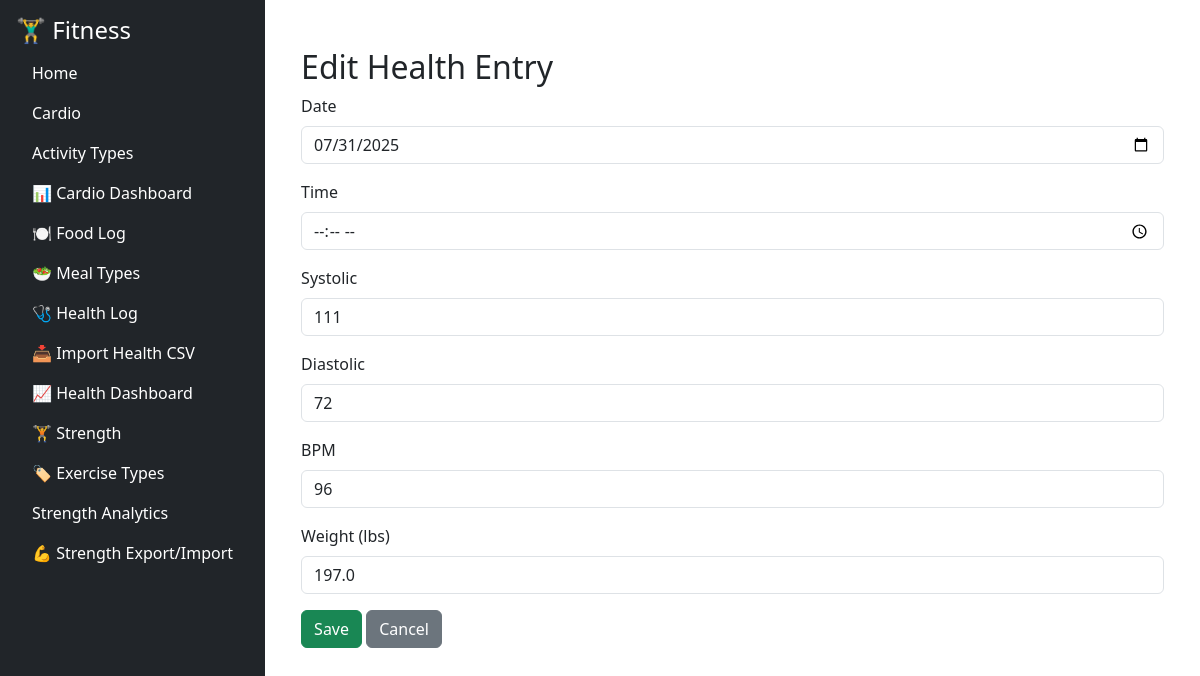
The app's page /health/health/edit/20 with its own data.
### tables this page shows
CREATE TABLE health_log (
            id INTEGER PRIMARY KEY AUTOINCREMENT,
            date TEXT NOT NULL,
            time TEXT,
            systolic INTEGER,
            diastolic INTEGER,
            bpm INTEGER,
            weight REAL,
            bmi REAL
        );

### fitness/health/routes/health_routes.py (the view, shortened to what this page needs)
@health_bp.route('/health/edit/<int:id>', methods=['GET', 'POST'])
def health_edit(id):
    conn = get_connection()
    cur = conn.cursor()
    record = cur.execute("SELECT * FROM health_log WHERE id=?", (id,)).fetchone()
    conn.close()
    return render_template('health_form.html', record=record)

### fitness/db/db.py (called while the page is built)
def get_connection():
    conn = sqlite3.connect(DB_PATH)
    conn.row_factory = sqlite3.Row
    return conn

### fitness/health/templates/health_form.html
{% extends 'base.html' %}
{% block content %}
<div class="container mt-4">
  <h2>{{ 'Edit' if record else 'Add' }} Health Entry</h2>
  <form method="POST">
    <div class="mb-3">
      <label class="form-label">Date</label>
      <input type="date" name="date" class="form-control"
             value="{{ record['date'] if record else '' }}" required>
    </div>
    <div class="mb-3">
      <label class="form-label">Time</label>
      <input type="time" name="time" class="form-control"
             value="{{ record['time'] if record else '' }}">
    </div>
    <div class="mb-3">
      <label class="form-label">Systolic</label>
      <input type="number" name="systolic" class="form-control"
             value="{{ record['systolic'] if record else '' }}">
    </div>
    <div class="mb-3">
      <label class="form-label">Diastolic</label>
      <input type="number" name="diastolic" class="form-control"
             value="{{ record['diastolic'] if record else '' }}">
    </div>
    <div class="mb-3">
      <label class="form-label">BPM</label>
      <input type="number" name="bpm" class="form-control"
             value="{{ record['bpm'] if record else '' }}">
    </div>
    <div class="mb-3">
      <label class="form-label">Weight (lbs)</label>
      <input type="number" step="0.1" name="weight" class="form-control"
             value="{{ record['weight'] if record else '' }}">
    </div>
    <button type="submit" class="btn btn-success">Save</button>
    <a href="{{ url_for('health_bp.health_list') }}" class="btn btn-secondary">Cancel</a>
  </form>
</div>
{% endblock %}

### records on screen
health_log: date "07/31/2025", systolic "111", diastolic "72", bpm "96", weight "197.0"

### other values on screen
{{ 'Edit' if record else 'Add' }} "Edit"
